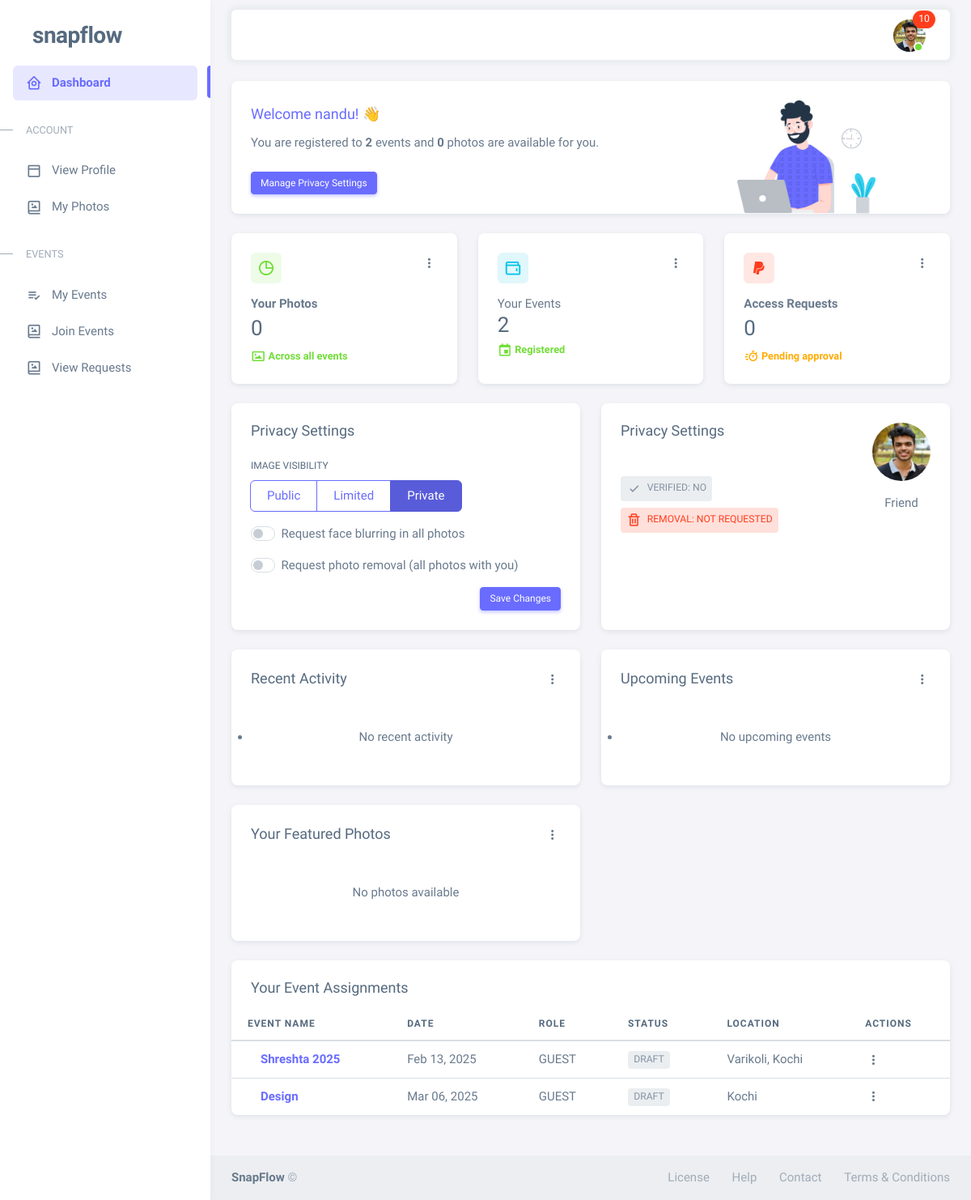
Page /account/dashboard/ (signed in) on the earlier database version.
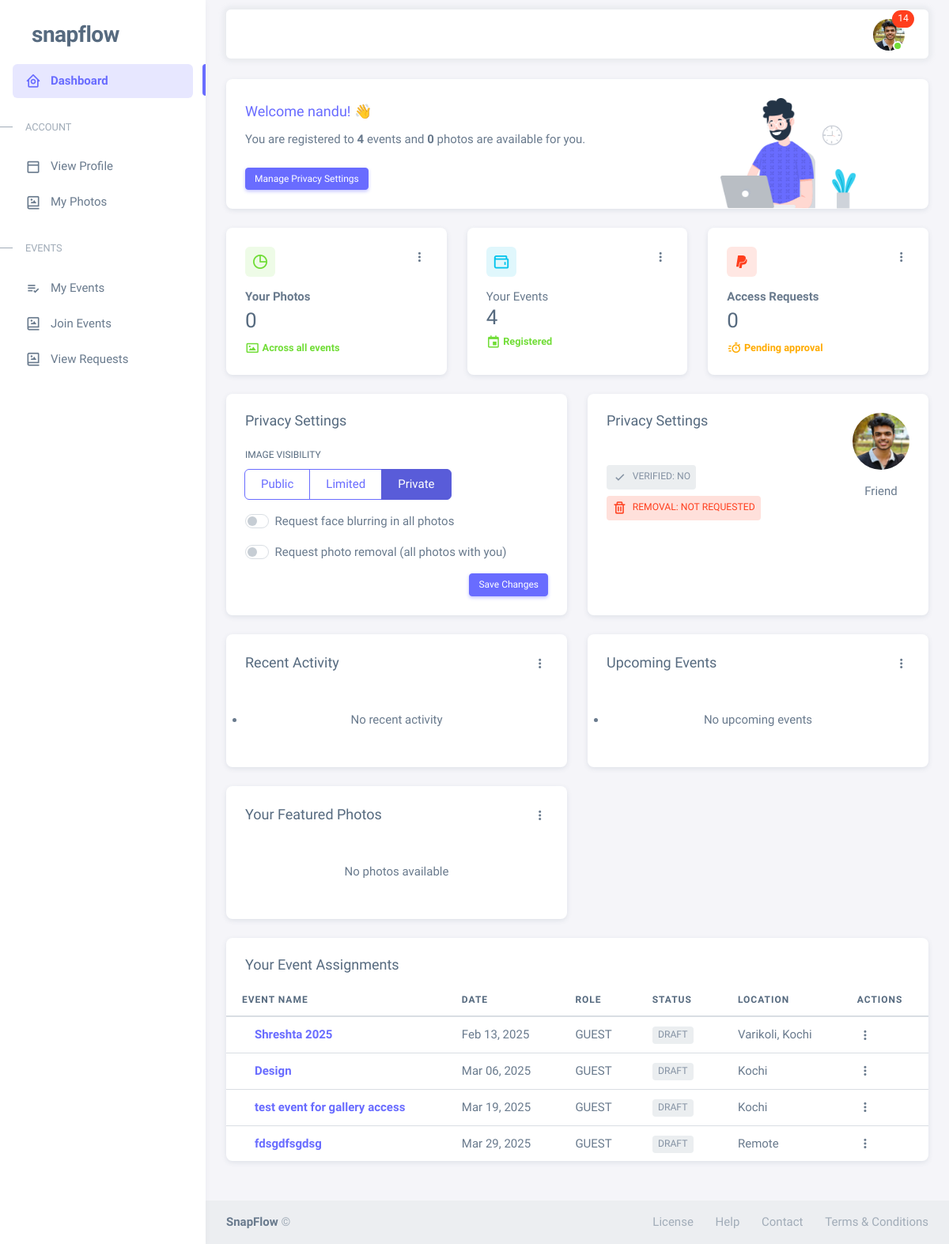
Same page on the later database version.
### events/models.py (models this page shows, shortened)
class EventParticipant(models.Model):
    class ParticipantTypes(models.TextChoices):
        GUEST = 'GUEST', _('Guest')
        VIP = 'VIP', _('VIP')
        SPEAKER = 'SPEAKER', _('Speaker')
        PERFORMER = 'PERFORMER', _('Performer')
        STAFF = 'STAFF', _('Staff')
        ORGANIZER = 'ORGANIZER', _('Organizer')
        SPONSOR = 'SPONSOR', _('Sponsor')
        VENDOR = 'VENDOR', _('Vendor')
        ATTENDEE = 'ATTENDEE', _('Attendee')
        COMPETITOR = 'COMPETITOR', _('Competitor')
        JUDGE = 'JUDGE', _('Judge')
        EXHIBITOR = 'EXHIBITOR', _('Exhibitor')
        VOLUNTEER = 'VOLUNTEER', _('Volunteer')
        MEDIA = 'MEDIA', _('Media/Press')
        RELATIVE = 'RELATIVE', _('Relative')
        OTHER = 'OTHER', _('Other')
    event = models.ForeignKey(Event, on_delete=models.CASCADE, related_name='participants')
    user = models.ForeignKey(
        settings.AUTH_USER_MODEL,
        on_delete=models.CASCADE,
        null=True,
        blank=True
    )
    email = models.EmailField()
    name = models.CharField(max_length=100)
    participant_type = models.CharField(
        max_length=20,
        choices=ParticipantTypes.choices,
        default=ParticipantTypes.GUEST
    )
    is_registered = models.BooleanField(default=False)
    registration_code = models.CharField(max_length=20, unique=True)
    allow_photos = models.BooleanField(default=True)
    request_blur = models.BooleanField(default=False)
    created_at = models.DateTimeField(auto_now_add=True)
    updated_at = models.DateTimeField(auto_now=True)
    gallery_access = models.CharField(
        max_length=20,
        choices=[
            ('PENDING', _('Pending')),
            ('APPROVED', _('Approved')),
            ('DENIED', _('Denied')),
        ],
        default='NOT_REQUESTED',
        help_text=_("Status of participant's gallery access request")
    )
    gallery_access_requested_at = models.DateTimeField(null=True, blank=True)
    gallery_access_updated_at = models.DateTimeField(null=True, blank=True)
    class Meta:
        unique_together = ['event', 'email']

class Event(models.Model):
    class EventTypes(models.TextChoices):
        WEDDING = 'WEDDING', _('Wedding')
        BIRTHDAY = 'BIRTHDAY', _('Birthday')
        CORPORATE = 'CORPORATE', _('Corporate Event')
        CULTURAL = 'CULTURAL', _('Cultural Event')
        SPORTS = 'SPORTS', _('Sports Event')
        ACADEMIC = 'ACADEMIC', _('Academic Event')
        AWARD = 'AWARD', _('Award Ceremony')
        PUBLIC = 'PUBLIC', _('Public Gathering')
        OTHER = 'OTHER', _('Other')
    class EventStatus(models.TextChoices):
        DRAFT = 'DRAFT', _('Draft')
        ACTIVE = 'ACTIVE', _('Active')
        COMPLETED = 'COMPLETED', _('Completed')
        CANCELLED = 'CANCELLED', _('Cancelled')
    title = models.CharField(max_length=200)
    slug = models.SlugField(unique=True, blank=True)
    event_type = models.CharField(
        max_length=20,
        choices=EventTypes.choices,
        default=EventTypes.OTHER
    )
    description = models.TextField()
    start_date = models.DateTimeField()
    end_date = models.DateTimeField()
    timezone = models.CharField(max_length=50, default='UTC')
    location = models.CharField(max_length=255)
    event_code = models.CharField(max_length=6, unique=True, blank=True)
    primary_color = models.CharField(max_length=7, default="#ffffff")  # Hex color
    secondary_color = models.CharField(max_length=7, default="#000000")  # Hex color
    status = models.CharField(
        max_length=20,
        choices=EventStatus.choices,
        default=EventStatus.DRAFT
    )
    organizer = models.ForeignKey(
        settings.AUTH_USER_MODEL,
        on_delete=models.CASCADE,
        related_name='organized_events'
    )
    custom_domain = models.CharField(max_length=255, blank=True)
    theme = models.ForeignKey(
        'EventTheme',
        on_delete=models.SET_NULL,
        null=True,
        blank=True
    )
    logo = models.ImageField(upload_to='event_logos/', null=True, blank=True)
    cover_image = models.ImageField(upload_to='event_covers/', null=True, blank=True)
    is_public = models.BooleanField(default=False)
    require_registration = models.BooleanField(default=True)
    allow_guest_upload = models.BooleanField(default=False)
    enable_face_detection = models.BooleanField(default=True)
    enable_moment_detection = models.BooleanField(default=True)
    enable_auto_tagging = models.BooleanField(default=True)
    created_at = models.DateTimeField(auto_now_add=True)
    updated_at = models.DateTimeField(auto_now=True)
    class Meta:
        ordering = ['-start_date']

### users/views.py (the view, shortened to what this page needs)
# urls.py: path('dashboard/', views.dashboard, name='dashboard'),
@login_required
def dashboard(request):
    user = request.user
    context = {}
    user_requests = EventAccessRequest.objects.filter(user=user, status='PENDING')
    context['user_requests'] = user_requests
    template_name = 'users/dashboard.html'  # Default template
    if user.role == 'ORGANIZER':
        events = Event.objects.filter(organizer=user)
        total_participants = EventParticipant.objects.filter(event__organizer=user).count()
        total_photographers = EventCrew.objects.filter(event__organizer=user).count()
        pending_requests = EventAccessRequest.objects.filter(
            event__organizer=user,
            status='PENDING'
        )
        context.update({
            'events': events,
            'total_participants': total_participants,
            'total_photographers': total_photographers,
            'pending_requests': pending_requests,
        })
        template_name = 'users/dashboard_organizer.html'
    elif user.role == 'PARTICIPANT':
        participations = EventParticipant.objects.filter(user=user)
        photos_of_user = 0  # You'll need to implement photo tracking
        context.update({
            'participations': participations,
            'photos_of_user': photos_of_user,
        })
        template_name = 'users/dashboard_participant.html'
    return render(request, template_name, context)

### notifications/context_processors.py (called while the page is built)
def notification_processor(request):
    context = {
        'unread_notifications_count': 0,
        'recent_notifications': []
    }
    if request.user.is_authenticated:
        from .models import Notification
        context['unread_notifications_count'] = Notification.objects.filter(
            recipient=request.user,
            is_read=False
        ).count()
        context['recent_notifications'] = Notification.objects.filter(
            recipient=request.user
        ).order_by('-created_at')[:5]
    return context

### templates/users/dashboard_participant.html (shortened to what the changed rows need)
{% extends "users/db_base.html" %}
{% load static %}
{% block content %}
<div class="content-wrapper">
    <div class="container-xxl flex-grow-1 container-p-y">
      <div class="row" id="masonry-grid">
        <div class="col-12 mb-4">
          <div class="card h-100">
            <div class="d-flex align-items-end row">
              <div class="col-sm-7">
                <div class="card-body">
                  <p class="mb-4">
                    You are registered to <span class="fw-bold">{{ participations.count }}</span> events and
                    <span class="fw-bold">{{ photos_of_user }}</span> photos are available for you.
                  </p>
                </div>
              </div>
            </div>
          </div>
        </div>
        <div class="col-lg-4 col-md-6 mb-4">
          <div class="card h-100">
            <div class="card-body">
              <div class="card-title d-flex align-items-start justify-content-between">
                <div class="avatar flex-shrink-0">
                </div>
                <div class="dropdown">
                </div>
              </div>
              <span>Your Events</span>
              <h3 class="card-title text-nowrap mb-1">{{ participations.count }}</h3>
              <small class="text-success fw-semibold"><i class="bx bx-calendar-event"></i> Registered</small>
            </div>
          </div>
        </div>
        <div class="col-12 mb-4">
          <div class="card">
            <div class="row g-0">
              <div class="col-md-12">
                <div class="table-responsive text-nowrap">
                  <table class="table">
                    <thead>
                      <tr>
                        <th>Event Name</th>
                        <th>Date</th>
                        <th>Role</th>
                        <th>Status</th>
                        <th>Location</th>
                        <th>Actions</th>
                      </tr>
                    </thead>
                    <tbody class="table-border-bottom-0">
                      {% for participation in participations|slice:":5" %}
                      <tr>
                        <td> <strong><a href="{% url 'events:event_dashboard' participation.event.slug %}">{{ participation.event.title }}</a></strong></td>
                        <td>{{ participation.event.start_date|date:"M d, Y" }}</td>
                        <td>{{ participation.participant_type }}</td>
                        <td>
                          {% if participation.event.status == 'UPCOMING' %}
                          <span class="badge bg-label-primary me-1">Upcoming</span>
                          {% elif participation.event.status == 'ACTIVE' %}
                          <span class="badge bg-label-success me-1">Active</span>
                          {% elif participation.event.status == 'COMPLETED' %}
                          <span class="badge bg-label-info me-1">Completed</span>
                          {% else %}
                          <span class="badge bg-label-secondary me-1">{{ participation.event.get_status_display }}</span>
                          {% endif %}
                        </td>
                        <td>{{ participation.event.location }}</td>
                        <td>
                          <div class="dropdown">
                            <button type="button" class="btn p-0 dropdown-toggle hide-arrow" data-bs-toggle="dropdown">
                              <i class="bx bx-dots-vertical-rounded"></i>
                            </button>
                          </div>
                        </td>
                      </tr>
                      {% empty %}
                      <tr>
                        <td colspan="6" class="text-center">No events registered yet</td>
                      </tr>
                      {% endfor %}
                    </tbody>
                  </table>
                </div>
              </div>
            </div>
          </div>
        </div>
      </div>
    </div>
  </div>
{% endblock %}

### templates/users/db_base.html (shortened to what the changed rows need)
{% load static %}
<!DOCTYPE html>
<html
  lang="en"
  class="light-style layout-menu-fixed"
  dir="ltr"
  data-theme="theme-default"
  data-assets-path="{% static 'users/assets/' %}"
  data-template="vertical-menu-template-free"
>
  <head>
    <link rel="stylesheet" href="{% static 'users/assets/vendor/fonts/boxicons.css' %}" />
    <link rel="stylesheet" href="{% static 'users/assets/vendor/css/core.css' %}" class="template-customizer-core-css" />
    <link rel="stylesheet" href="{% static 'users/assets/vendor/css/theme-default.css' %}" class="template-customizer-theme-css" />
    <link rel="stylesheet" href="{% static 'users/assets/css/demo.css' %}" />
    <link rel="stylesheet" href="https://cdn.jsdelivr.net/npm/bootstrap-icons/font/bootstrap-icons.css">
    <link rel="stylesheet" href="{% static 'css/notifications.css' %}">
    <link rel="stylesheet" href="{% static 'users/assets/vendor/libs/perfect-scrollbar/perfect-scrollbar.css' %}" />
    <link rel="stylesheet" href="{% static 'users/assets/vendor/libs/apex-charts/apex-charts.css' %}" />
  </head>
  <body>
    <div class="layout-wrapper layout-content-navbar">
      <div class="layout-container">
        <div class="layout-page">
          <nav
            class="layout-navbar container-xxl navbar navbar-expand-xl navbar-detached align-items-center bg-navbar-theme"
            id="layout-navbar"
          >
            <div class="navbar-nav-right d-flex align-items-center" id="navbar-collapse">
              <ul class="navbar-nav flex-row align-items-center ms-auto">
<li class="nav-item navbar-dropdown dropdown-user dropdown">
  <a class="nav-link dropdown-toggle hide-arrow position-relative" href="{% url 'users:profile'  %}" data-bs-toggle="dropdown">
    <div class="avatar avatar-online">
      <img src="{{ user.avatar.url }}" alt class="w-px-40 h-px-40 rounded-circle object-fit-cover" />
      {% if unread_notifications_count > 0 %}
        <span class="position-absolute top-0 start-100 translate-middle badge rounded-pill bg-danger">
          {% if unread_notifications_count > 99 %}99+{% else %}{{ unread_notifications_count }}{% endif %}
        </span>
      {% endif %}
    </div>
  </a>
</li>
              </ul>
            </div>
          </nav>
        {% block content %}{% endblock content %}
          </div>
        </div>
      </div>
  </body>
</html>

Differences in the rows shown:
added EventParticipant: event "test event for gallery access", event.start_date "Mar 19, 2025", participant_type "GUEST", event.status "DRAFT", event.location "Kochi"
added EventParticipant: event "fdsgdfsgdsg", event.start_date "Mar 29, 2025", participant_type "GUEST", event.status "DRAFT", event.location "Remote"
Other differences:
{{ unread_notifications_count }}: "10" → "14"
{{ participations.count }}: "2" → "4"
